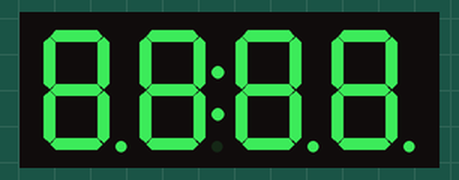
This sketch was run on a simulated Arduino Uno, built with avr-gcc and run on an emulated ATmega328P. Shown: 4-digit seven-segment display.

Above: at 1.1 s.
At 21.5 s:
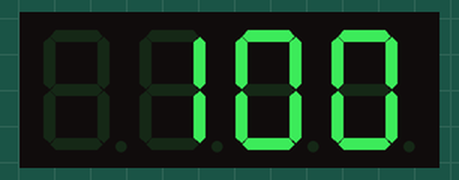
At 23.6 s:
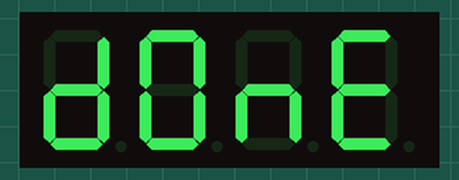
At 38.8 s:
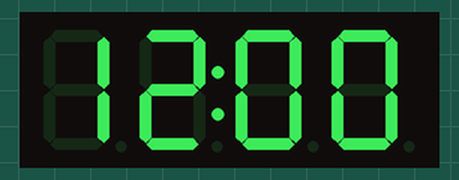

The sketch:

Day16_7segDisp.ino
```cpp
/*
 * 30 Days - Lost in Space
 * Day 16 - A Fancy New Display
 *
 * Learn more at https://inventr.io/adventure
 *
 * Sound and light gives us some good feedback from our HERO, but what about
 * when we need numbers and the Serial Console isn't available?  Today we
 * introduce a 4-digit 7-segment display (TM1637).  This is mostly for numbers,
 * like a counter or perhaps a clock display, but with some imagination we can
 * also show some characters.
 *
 * Alex Eschenauer
 * David Schmidt
 * Greg Lyzenga
 */

/*
 * Arduino concepts introduced/documented in this lesson.
 * - Binary notation (0b00000001)
 * - logical OR
 * -
 *
 * Parts and electronics concepts introduced in this lesson.
 * - TM1637 4-digit 7-segment display
 */

// Explicitly include Arduino.h
#include "Arduino.h"

/*
 * Please refer to the lesson and lesson videos for instructions on how to
 * load the TM1637 library into your Arduino IDE before you use it for the
 * first time.
 *
 * In order to use the TM1637 library we include the file "TM1637Display.h".
 */
#include <TM1637Display.h>

// all_on pins connected to the TM1637 display
const byte CLK_PIN = 6;
const byte DIO_PIN = 5;

// Create display object of type TM1637Display:
TM1637Display lander_display = TM1637Display(CLK_PIN, DIO_PIN);

/*
 * The TM1637 library takes an array of 4 bytes to represent each of the 4 display
 * digits.  Within each byte, bit 0 is segment A, bit 1 is segment B etc.  A zero
 * indicates the segment is off, a 1 bit indicates the segment is on.
 *
 * NOTE: To show the individual bits in each byte we will use BINARY number notation
 *       consisting of a "0b" followed by eight bits that can be either 0 or 1 (ex.
 *       0b01010101).
 */

// Create array that turns all segments on:
const byte all_on[] = { 0b11111111,
                        0b11111111,
                        0b11111111,
                        0b11111111 };

/*
 * A 7-segment display is shaped like an "8" and has 7 segments (A through G) that can be
 * lit up. The diagram below shows the placement of each of the segments.
 *
 *   A
 * F   B
 *   G
 * E   C
 *   D
 *
 * You can set the individual segments per digit to spell words or create other symbols.
 * The TM1637 library provides constants for each segment on the display.  If you hover
 * your mouse over each of these constants you can see that each defines a byte with only
 * one bit set to 1.  SEG_A = 0b00000001, SEG_B = 0b00000010, etc.
 *
 * The Arduino C++ language uses the '|' operator to do a "bitwise or" between values.  It
 * takes each corresponding bits in two values and the output is 1 if *either* or both of the
 * corresponding bits is 1.  If both corresponding bits are 0 then the corresponding bit is
 * set to 0.
 *
 * In other words:
 * 0  0  1  1    operand1
 * 0  1  0  1    operand2
 * ----------
 * 0  1  1  1    (operand1 | operand2) - returned result
 */

 // By turning on selected segments we can display *some* alphabetic characters.
 // Here we spell out the word "dOnE".
const byte done[] = {
  SEG_B | SEG_C | SEG_D | SEG_E | SEG_G,          // d
  SEG_A | SEG_B | SEG_C | SEG_D | SEG_E | SEG_F,  // O
  SEG_C | SEG_E | SEG_G,                          // n
  SEG_A | SEG_D | SEG_E | SEG_F | SEG_G           // E
};

void setup() {
  lander_display.setBrightness(7);  // Configure the display brightness (0-7):
}

void loop() {
  // Clear the display (all segments off)
  lander_display.clear();
  delay(1000);

  // Light up all segments of the display
  lander_display.setSegments(all_on);
  delay(1000);

  // Clear the display (all segments off)
  lander_display.clear();
  delay(1000);

  /*
   *
   * Microwave after a power outage
   * Blinking 12:00.  The .showNumberDecEx() function has an additional parameter to turn
   * on the ':' after the 2nd digit.  This works well for time displays.
   *
   * The second parameter can also be used to control dots between digits if the
   * display has them.  In our case, the HERO display only has the colon.
   *
   * Dot/Colon enable. The argument is a bitmask, with each bit corresponding to a dot
   *        between the digits (or colon mark, as implemented by each module). i.e.
   *        For displays with dots between each digit:
   *        * 0.000 (0b10000000)
   *        * 00.00 (0b01000000)
   *        * 000.0 (0b00100000)
   *        * 0.0.0.0 (0b11100000)
   *        For displays with just a colon:     <== This is true for the HERO display
   *        * 00:00 (0b01000000)
   *        For displays with dots and colons colon:
   *        * 0.0:0.0 (0b11100000)
   */
  for (int i = 0; i < 4; i++) {
    lander_display.showNumberDecEx(1200, 0b01000000);
    delay(500);
    lander_display.clear();
    delay(500);
  }

  // Show counter including negative sign for negative numbers
  // NOTE: negative numbers cannot be less than -999 since the negative sign
  //       uses the left most digit of the display.
  for (int i = -100; i <= 100; i++) {
    lander_display.showNumberDec(i);
    delay(50);
  }
  delay(1000);

  // Clear the display (all segments off)
  lander_display.clear();
  delay(1000);

  // Display the message "dOnE"
  lander_display.setSegments(done);

  delay(10000);  // Delay 10 seconds and then repeat our demo.
}
```

Measured:
- what the display in image 0 shows lasts 1.1 s, from 1.0 s to 2.1 s
- what the display in image 1 shows lasts 1.1 s, from 21.5 s to 22.6 s
- what the display in image 2 shows lasts 10.0 s, from 23.6 s to 33.6 s
- what the display in image 3 shows lasts 0.5 s, from 38.8 s to 39.3 s
